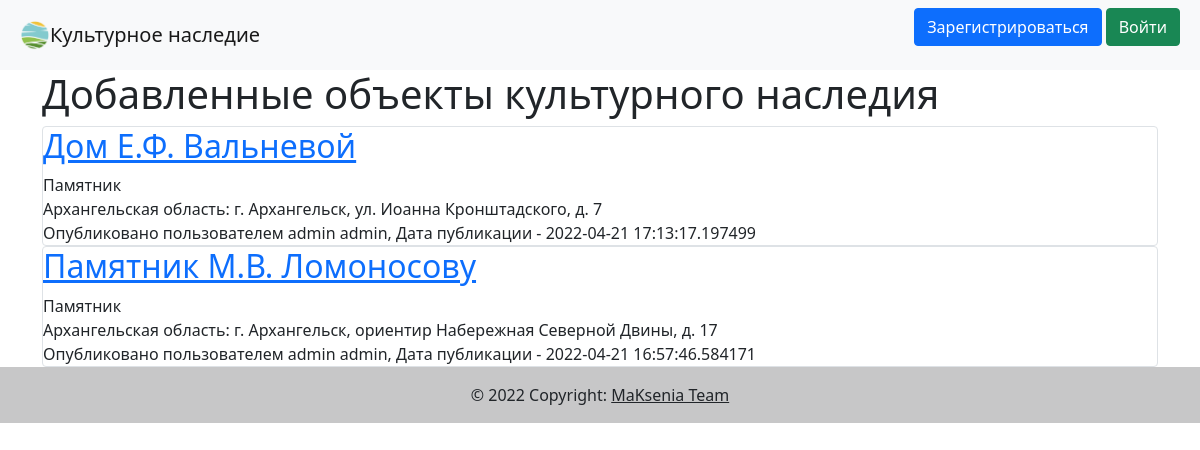
Before: / with the older database file.
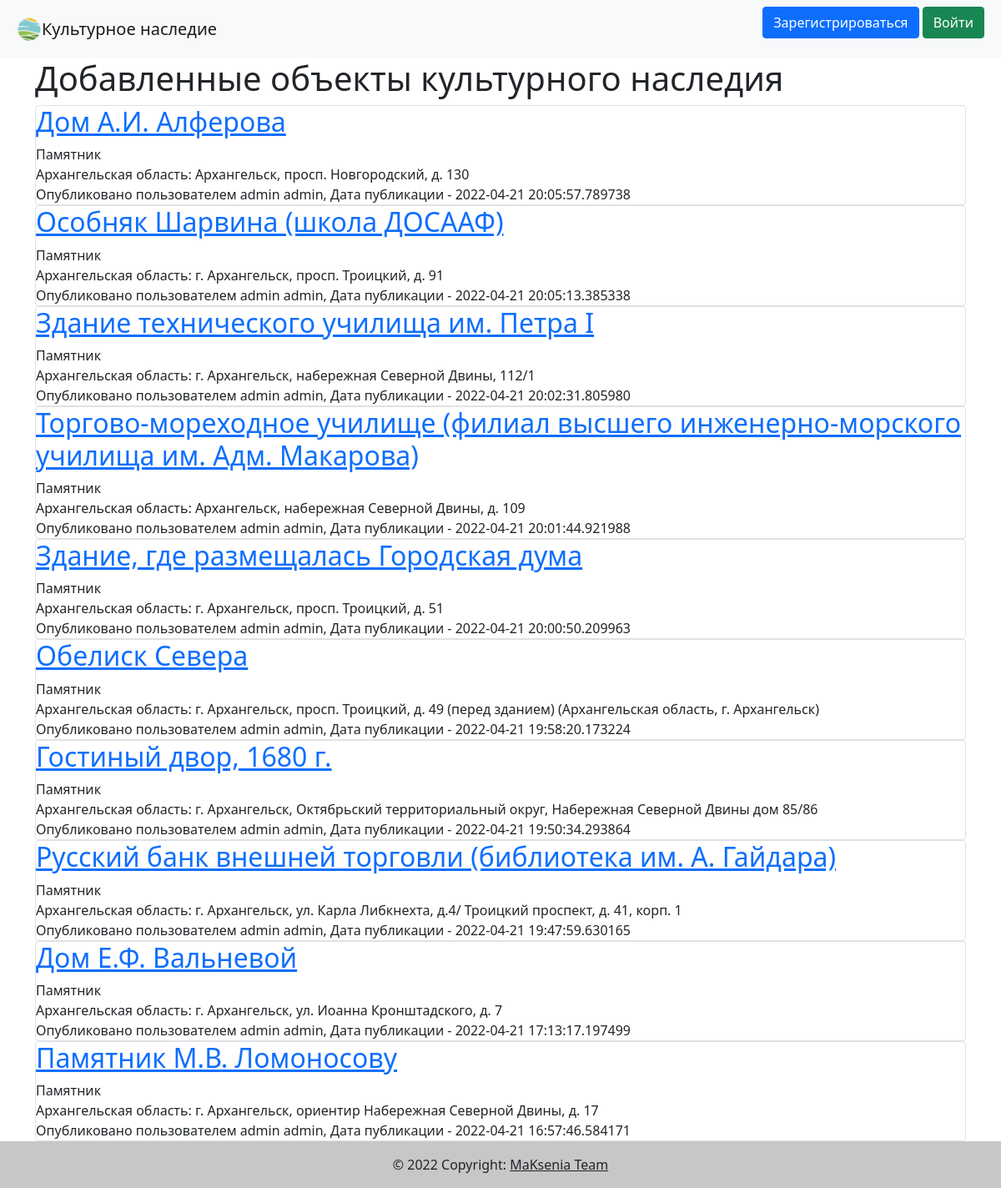
After: the same page with the newer database file.
### data/objects.py (models this page shows)
class Object(SqlAlchemyBase):
    __tablename__ = 'objects'
    id = sqlalchemy.Column(sqlalchemy.Integer,
                           primary_key=True, autoincrement=True)
    object = sqlalchemy.Column(sqlalchemy.String, nullable=True)
    registry_number = sqlalchemy.Column(sqlalchemy.Integer, nullable=True)
    address = sqlalchemy.Column(sqlalchemy.String, nullable=True)
    longitude = sqlalchemy.Column(sqlalchemy.String, nullable=True)
    latitude = sqlalchemy.Column(sqlalchemy.String, nullable=True)
    region = sqlalchemy.Column(sqlalchemy.String, nullable=True)
    category_of_significance = sqlalchemy.Column(sqlalchemy.String, nullable=True)
    type_of_object = sqlalchemy.Column(sqlalchemy.String, nullable=True)
    is_unesco = sqlalchemy.Column(sqlalchemy.Boolean, default=False)
    picture_src = sqlalchemy.Column(sqlalchemy.String, nullable=True)
    created_date = sqlalchemy.Column(sqlalchemy.DateTime,
                                     default=datetime.datetime.now)
    creator_id = sqlalchemy.Column(sqlalchemy.Integer,
                                   sqlalchemy.ForeignKey("users.id"))
    creator = orm.relation('User')
    comments = orm.relation("Comment", back_populates='object', cascade='all, delete')

### data/users.py (models this page shows, shortened)
class User(SqlAlchemyBase, UserMixin):
    __tablename__ = 'users'
    id = sqlalchemy.Column(sqlalchemy.Integer,
                           primary_key=True, autoincrement=True)
    first_name = sqlalchemy.Column(sqlalchemy.String, nullable=True)
    surname = sqlalchemy.Column(sqlalchemy.String, nullable=True)
    email = sqlalchemy.Column(sqlalchemy.String,
                              index=True, unique=True, nullable=True)
    hashed_password = sqlalchemy.Column(sqlalchemy.String, nullable=True)
    is_admin = sqlalchemy.Column(sqlalchemy.Boolean, default=False)
    objects = orm.relation("Object", back_populates='creator')
    comments = orm.relation("Comment", back_populates='user')

### main.py (the view)
@app.route('/index')
@app.route("/")
def index():
    db_sess = db_session.create_session()
    request = db_sess.query(Object).order_by(Object.id.desc()).all()
    return render_template("index.html", objects=request, title='Объекты культурного наследия')

### data/db_session.py (called while the page is built)
def create_session() -> Session:
    global __factory
    return __factory()

### templates/index.html (shortened to what this page needs)
{% extends "base.html" %}
{% block content %}
<h1>Добавленные объекты культурного наследия</h1>
{% for item in objects %}
<div class="col-md6 border rounded">
    <a href="object/{{item.id}}"><h2>{{item.object}}</h2></a>
    <div>
        {{item.type_of_object}}<br>
        {{item.region}}: {{item.address}}
    </div>
    <div>
        Опубликовано пользователем {{item.creator.first_name}} {{item.creator.surname}}, Дата публикации - {{item.created_date}}
    </div>
</div>
{% endfor %}
{% endblock %}

### templates/base.html (shortened to what this page needs)
<!doctype html>
<html lang="en">
<head>
    <link rel="stylesheet" href="https://cdn.jsdelivr.net/npm/bootstrap@5.1.3/dist/css/bootstrap.min.css">
</head>
<body>
<header>
    <nav class="navbar navbar-light bg-light">
        <a class="navbar-brand" href="http://127.0.0.1:8080" style="margin-right: 20px; margin-left: 20px;"><img src="{{ url_for('static', filename='logo.png') }}" width="30" height="30" class="d-inline-block align-top" alt="">Культурное наследие</a>
        {% if current_user.is_authenticated %}
        <a class="navbar-brand" href="/logout">{{ current_user.first_name }} {{ current_user.surname }}</a>
        {% else %}
        <p>
            <a class="btn btn-primary " href="/register" >Зарегистрироваться</a>
            <a class="btn btn-success" href="/login" style="margin-right: 20px;">Войти</a>
        </p>
        {% endif %}
    </nav>
</header>
<main role="main" class="container">
    {% block content %}{% endblock %}
</main>
</body>
<footer class="bg-light text-center text-lg-start">
    <div class="text-center p-3" style="background-color: rgba(0, 0, 0, 0.2);">
    © 2022 Copyright:
    <a class="text-dark">MaKsenia Team</a>
    </div>
</footer>
</html>

Changed rows visible on the page:
added Object: object "Дом А.И. Алферова", type_of_object "Памятник", region "Архангельская область", address "Архангельск, просп. Новгородский, д. 130", creator.first_name "admin", creator.surname "admin", created_date "2022-04-21 20:05:57.789738"
added Object: object "Особняк Шарвина (школа ДОСААФ)", type_of_object "Памятник", region "Архангельская область", address "г. Архангельск, просп. Троицкий, д. 91", creator.first_name "admin", creator.surname "admin", created_date "2022-04-21 20:05:13.385338"
added Object: object "Здание технического училища им. Петра I", type_of_object "Памятник", region "Архангельская область", address "г. Архангельск, набережная Северной Двины, 112/1", creator.first_name "admin", creator.surname "admin", created_date "2022-04-21 20:02:31.805980"
added Object: object "Торгово-мореходное училище (филиал высшего инженерно-морского училища им. Адм. Макарова)", type_of_object "Памятник", region "Архангельская область", address "Архангельск, набережная Северной Двины, д. 109", creator.first_name "admin", creator.surname "admin", created_date "2022-04-21 20:01:44.921988"
added Object: object "Здание, где размещалась Городская дума", type_of_object "Памятник", region "Архангельская область", address "г. Архангельск, просп. Троицкий, д. 51", creator.first_name "admin", creator.surname "admin", created_date "2022-04-21 20:00:50.209963"
added Object: object "Обелиск Севера", type_of_object "Памятник", region "Архангельская область", address "г. Архангельск, просп. Троицкий, д. 49 (перед зданием) (Архангельская область, г. Архангельск)", creator.first_name "admin", creator.surname "admin", created_date "2022-04-21 19:58:20.173224"
added Object: object "Гостиный двор, 1680 г.", type_of_object "Памятник", region "Архангельская область", address "г. Архангельск, Октябрьский территориальный округ, Набережная Северной Двины дом 85/86", creator.first_name "admin", creator.surname "admin", created_date "2022-04-21 19:50:34.293864"
added Object: object "Русский банк внешней торговли (библиотека им. А. Гайдара)", type_of_object "Памятник", region "Архангельская область", address "г. Архангельск, ул. Карла Либкнехта, д.4/ Троицкий проспект, д. 41, корп. 1", creator.first_name "admin", creator.surname "admin", created_date "2022-04-21 19:47:59.630165"
